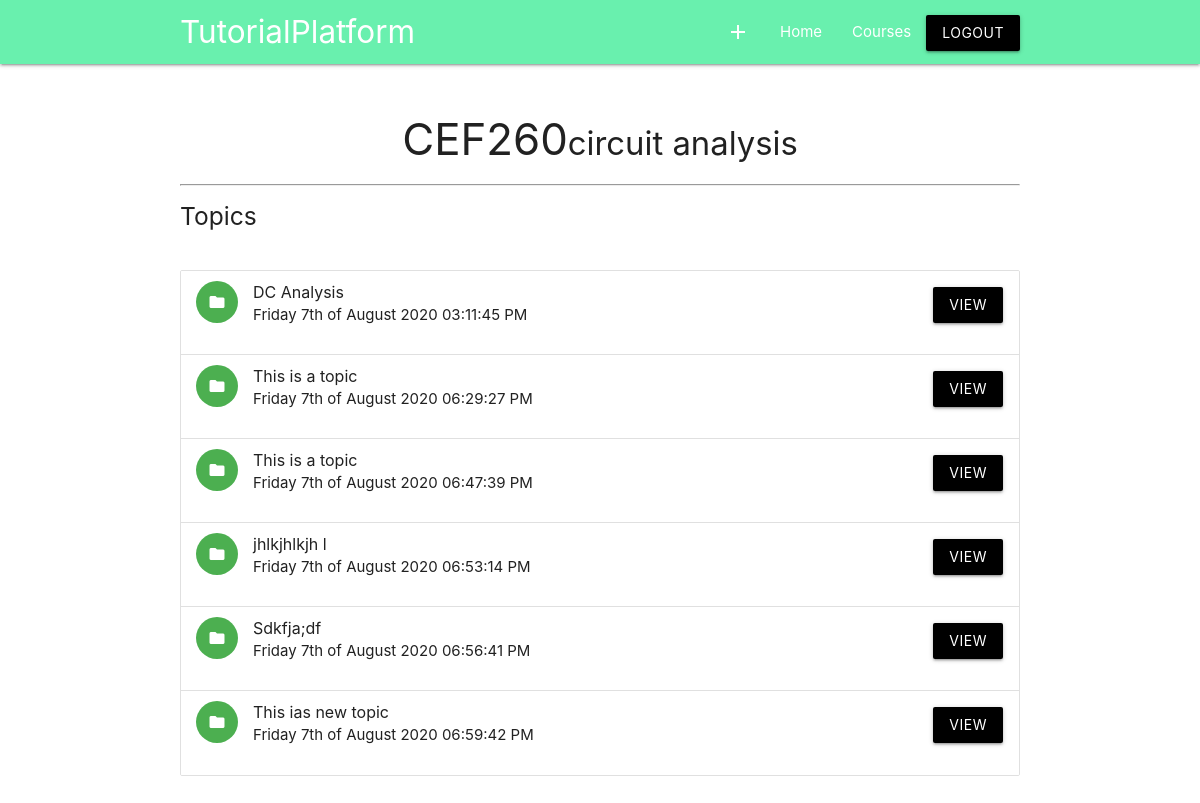
The app's page /students/student_course_material.php?courseCode=CEF260 (signed in) with its own data.
### tables this page shows
CREATE TABLE `course` (
  `courseCode` varchar(7) NOT NULL,
  `courseTitle` varchar(225) NOT NULL,
  `teacherId` int(11) NOT NULL,
  `creditValue` int(2) NOT NULL
);

CREATE TABLE `topic` (
  `topicId` int(11) NOT NULL,
  `courseCode` varchar(7) NOT NULL,
  `topicName` varchar(225) NOT NULL,
  `Date` text NOT NULL
);

### students/student_course_material.php (the view, shortened to what this page needs)
<?php
$studentId = $_SESSION['studentId'];
$email = $_SESSION['email'];
if (!isset($email)&&!isset($studentId )) {
	header("Location:index.php");
	exit();
}
else if(isset($_GET['courseCode'])){
	require"../includes/db.inc.php";
	$courseCode = $_GET['courseCode'];
	$sql = "SELECT * FROM course WHERE courseCode = '$courseCode'";
	$result = mysqli_query($conn,$sql);
	$sql2 = "SELECT * FROM topic WHERE courseCode = '$courseCode'";
	$result2 = mysqli_query($conn,$sql2);
	while($row = mysqli_fetch_assoc($result)) {
		$courseCode = $row['courseCode'];
		$courseTitle = $row['courseTitle'];
	}
  ?>
  <!DOCTYPE html>
<html>
<head>
       <link rel="stylesheet" href="https://cdnjs.cloudflare.com/ajax/libs/materialize/1.0.0/css/materialize.min.css">
</head>
<body>
	<?php
     include"student_nav.php";
	?>
	<div class="container">
		<div class="info">
			<h3 class="center-align"><?php echo $courseCode; ?><small><?php echo $courseTitle; ?></small> </h3>
		</div>
		<hr>
		<h5>Topics</h5>
		<div id="test1" class="col s12"><br>
			  <ul class="collection">
			    <?php
                 while ($row = mysqli_fetch_assoc($result2)) {
                 	$title = $row['topicName'];
                 	$date = $row['Date'];
                 	$topicId = $row['topicId'];
                 	?>
                 	 <li class="collection-item avatar">
				      <i class="material-icons circle green">folder</i>
				      <span class="title"><?php echo $title; ?></span>
				      <p><?php echo $date; ?></p>
				      <a href="student_topic_material.php?topicId=<?php echo($topicId);?>" class="btn black  secondary-content">view</a>
				    </li>
                 	<?php
                 }
			    ?>
			  </ul>
	    </div>
  	<br>
</body>
</html>
  <?php
}
else{
}
?>

### records on screen
course: courseCode "CEF260", courseTitle "circuit analysis"
topic: topicName "DC Analysis", Date "Friday 7th of August 2020 03:11:45 PM"
topic: topicName "This is a topic", Date "Friday 7th of August 2020 06:29:27 PM"
topic: topicName "This is a topic", Date "Friday 7th of August 2020 06:47:39 PM"
topic: topicName "jhlkjhlkjh l", Date "Friday 7th of August 2020 06:53:14 PM"
topic: topicName "Sdkfja;df", Date "Friday 7th of August 2020 06:56:41 PM"
topic: topicName "This ias new topic", Date "Friday 7th of August 2020 06:59:42 PM"
